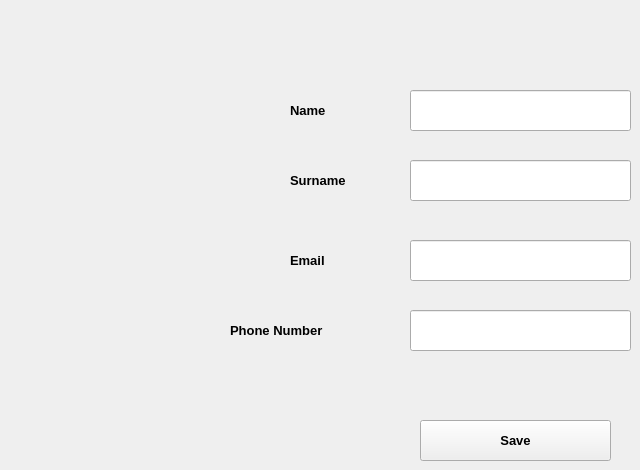
      <widget class="QWidget" name="tab_10">
       <attribute name="title">
        <string>Add New Client</string>
       </attribute>
       <widget class="QLineEdit" name="lineEdit_3">
        <property name="geometry">
         <rect>
          <x>410</x>
          <y>90</y>
          <width>221</width>
          <height>41</height>
         </rect>
        </property>
       </widget>
       <widget class="QLabel" name="label_9">
        <property name="geometry">
         <rect>
          <x>290</x>
          <y>90</y>
          <width>91</width>
          <height>41</height>
         </rect>
        </property>
        <property name="font">
         <font>
          <pointsize>10</pointsize>
          <weight>75</weight>
          <bold>true</bold>
         </font>
        </property>
        <property name="text">
         <string>Name</string>
        </property>
       </widget>
       <widget class="QPushButton" name="pushButton_10">
        <property name="geometry">
         <rect>
          <x>420</x>
          <y>420</y>
          <width>191</width>
          <height>41</height>
         </rect>
        </property>
        <property name="font">
         <font>
          <pointsize>10</pointsize>
          <weight>75</weight>
          <bold>true</bold>
         </font>
        </property>
        <property name="text">
         <string>Save</string>
        </property>
       </widget>
       <widget class="QLineEdit" name="lineEdit_6">
        <property name="geometry">
         <rect>
          <x>410</x>
          <y>160</y>
          <width>221</width>
          <height>41</height>
         </rect>
        </property>
       </widget>
       <widget class="QLabel" name="label_10">
        <property name="geometry">
         <rect>
          <x>290</x>
          <y>160</y>
          <width>91</width>
          <height>41</height>
         </rect>
        </property>
        <property name="font">
         <font>
          <pointsize>10</pointsize>
          <weight>75</weight>
          <bold>true</bold>
         </font>
        </property>
        <property name="text">
         <string>Surname</string>
        </property>
       </widget>
       <widget class="QLineEdit" name="lineEdit_7">
        <property name="geometry">
         <rect>
          <x>410</x>
          <y>240</y>
          <width>221</width>
          <height>41</height>
         </rect>
        </property>
       </widget>
       <widget class="QLabel" name="label_11">
        <property name="geometry">
         <rect>
          <x>290</x>
          <y>240</y>
          <width>91</width>
          <height>41</height>
         </rect>
        </property>
        <property name="font">
         <font>
          <pointsize>10</pointsize>
          <weight>75</weight>
          <bold>true</bold>
         </font>
        </property>
        <property name="text">
         <string>Email</string>
        </property>
       </widget>
       <widget class="QLineEdit" name="lineEdit_14">
        <property name="geometry">
         <rect>
          <x>410</x>
          <y>310</y>
          <width>221</width>
          <height>41</height>
         </rect>
        </property>
       </widget>
       <widget class="QLabel" name="label_12">
        <property name="geometry">
         <rect>
          <x>230</x>
          <y>310</y>
          <width>151</width>
          <height>41</height>
         </rect>
        </property>
        <property name="font">
         <font>
          <pointsize>10</pointsize>
          <weight>75</weight>
          <bold>true</bold>
         </font>
        </property>
        <property name="text">
         <string>Phone Number</string>
        </property>
       </widget>
      </widget>
